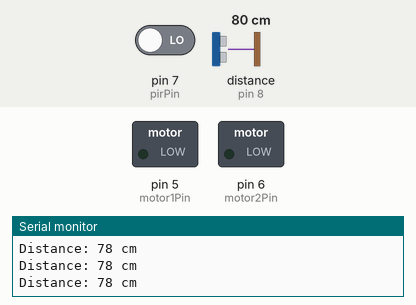
This sketch was run on a simulated Arduino Uno, built with avr-gcc and run on an emulated ATmega328P. Shown: switched loads named in the sketch (green lamp = pin HIGH), the last lines printed to the serial monitor. Wiring (inferred from the names in the program): ultrasonic range finder: trigger pin 9; echo pin 8. The test bench sets the inputs (shaded band); at power-on: distance to the obstacle (sensor on pin 8) 80 cm, pin 7 (pirPin) LOW. The echo pulse lasts 58.3 µs per cm; pins used as bus, display or sensor lines are not drawn.

Above: at 1.2 s.
1.3 s: distance to the obstacle (sensor on pin 8) set to 56 cm
4.3 s: distance to the obstacle (sensor on pin 8) set to 48 cm
At 5.6 s:
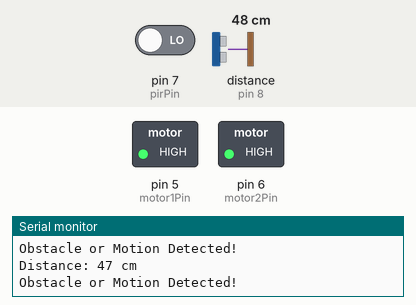
6.0 s: distance to the obstacle (sensor on pin 8) set to 120 cm
At 6.8 s:
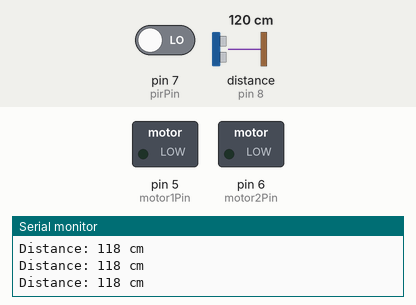
7.6 s: distance to the obstacle (sensor on pin 8) set to 2 cm
At 8.9 s:
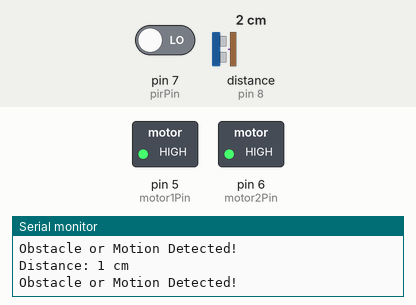
Timing chart, 0 to 10.2 s (numbered marks = the images above; inputs shaded):
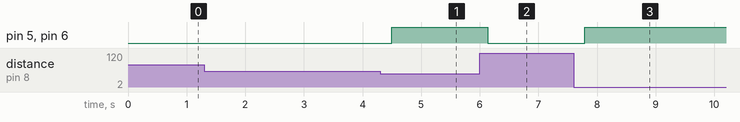

Measured:
- the behaviour switches between 52 and 51 cm on distance to the obstacle (sensor on pin 8) (found by bisection; images 0 and 1)
- after the input at 4.3 s, pin 5 (motor1Pin), pin 6 (motor2Pin): LOW → HIGH after 0.20 s
- after the input at 6.0 s, pin 5 (motor1Pin), pin 6 (motor2Pin): HIGH → LOW after 0.14 s
- after the input at 7.6 s, pin 5 (motor1Pin), pin 6 (motor2Pin): LOW → HIGH after 0.19 s

The sketch:

SmartCap.ino
```cpp
// Ultrasonic Sensor Pins
const int trigPin = 9;    // Trigger pin for the Ultrasonic Sensor
const int echoPin = 8;    // Echo pin for the Ultrasonic Sensor

// PIR Motion Sensor Pin
const int pirPin = 7;     // Output pin for the PIR Motion Sensor

// Vibration Motors Control Pins
const int motor1Pin = 5;  // Control pin for Vibration Motor 1
const int motor2Pin = 6;  // Control pin for Vibration Motor 2

// Variables for distance measurement
long duration;            // Variable to store the duration of the ultrasonic pulse
int distance;             // Variable to store the calculated distance

void setup() {
  // Initialize Serial Monitor for debugging
  Serial.begin(9600);

  // Ultrasonic sensor pins setup
  pinMode(trigPin, OUTPUT);  // Set the trigPin as OUTPUT
  pinMode(echoPin, INPUT);   // Set the echoPin as INPUT

  // PIR motion sensor pin setup
  pinMode(pirPin, INPUT);    // Set the pirPin as INPUT

  // Vibration motor control pins setup
  pinMode(motor1Pin, OUTPUT); // Set motor1Pin as OUTPUT
  pinMode(motor2Pin, OUTPUT); // Set motor2Pin as OUTPUT

  // Initial state of vibration motors OFF
  digitalWrite(motor1Pin, LOW);
  digitalWrite(motor2Pin, LOW);
}

void loop() {
  // Measure distance using Ultrasonic Sensor
  measureDistance();

  // Read PIR Motion Sensor value
  int motionDetected = digitalRead(pirPin);

  // Control vibration motors based on sensor readings
  if (distance <= 50 || motionDetected == HIGH) {  // If an obstacle is within 50 cm or motion is detected
    activateMotors();    // Activate both vibration motors
    Serial.println("Obstacle or Motion Detected!");
  } else {
    deactivateMotors();  // Turn off both vibration motors
  }

  delay(200);  // Short delay to avoid rapid switching
}

void measureDistance() {
  // Clear the trigPin
  digitalWrite(trigPin, LOW);
  delayMicroseconds(2);

  // Sets the trigPin on HIGH state for 10 microseconds
  digitalWrite(trigPin, HIGH);
  delayMicroseconds(10);
  digitalWrite(trigPin, LOW);

  // Reads the echoPin, returns the sound wave travel time in microseconds
  duration = pulseIn(echoPin, HIGH);

  // Calculating the distance
  distance = duration * 0.034 / 2;  // Speed of sound wave divided by 2 (go and back)

  // Print the distance to the Serial Monitor
  Serial.print("Distance: ");
  Serial.print(distance);
  Serial.println(" cm");
}

void activateMotors() {
  digitalWrite(motor1Pin, HIGH);  // Turn on Motor 1
  digitalWrite(motor2Pin, HIGH);  // Turn on Motor 2
}

void deactivateMotors() {
  digitalWrite(motor1Pin, LOW);   // Turn off Motor 1
  digitalWrite(motor2Pin, LOW);   // Turn off Motor 2
}
```
